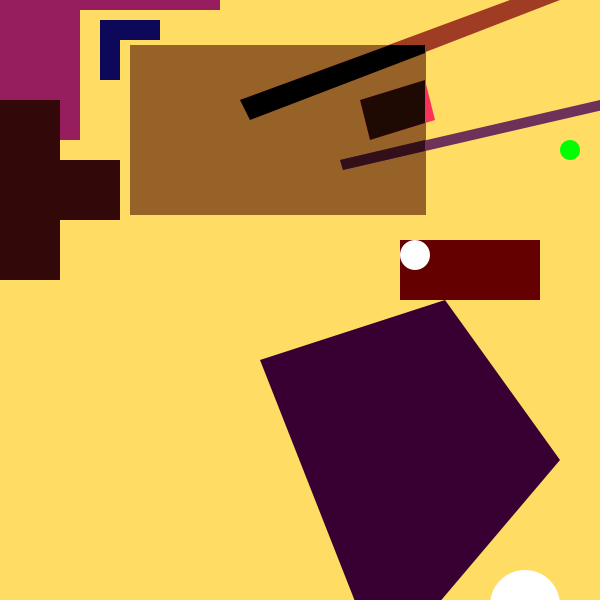
Frame 1 (no input)
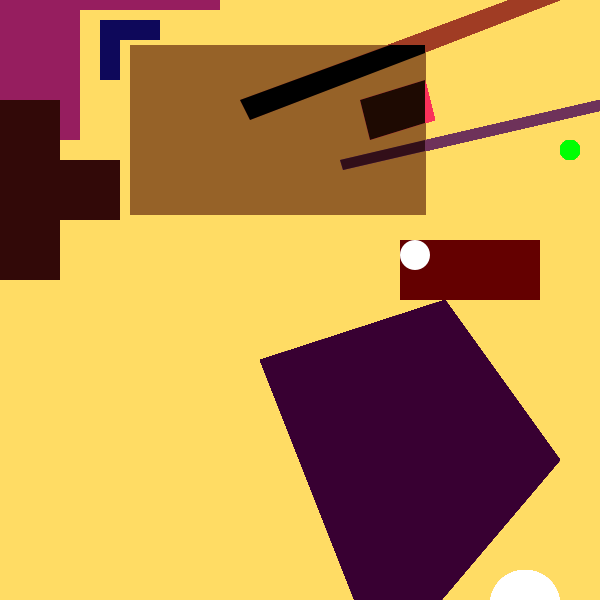
Frame 60 (the mouse pressed at the canvas centre just before this capture)
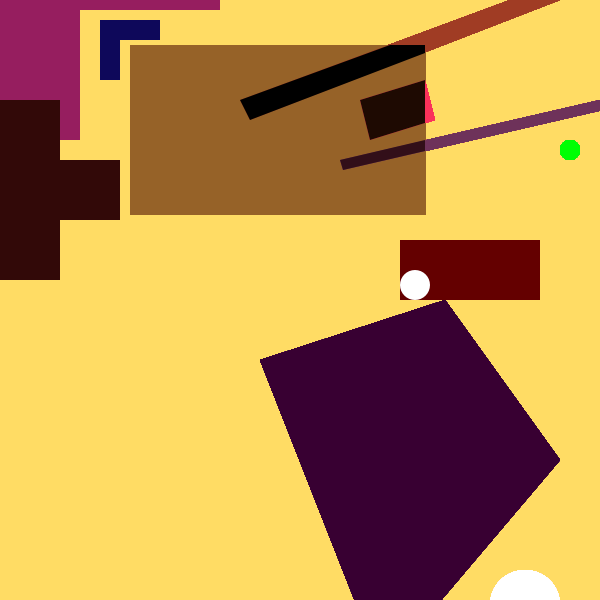
Frame 120 (the mouse held since frame 60 and released just before this capture)

The Processing sketch that drew these frames (run headless with seeded random() and noise(); from frame 60 on, the mouse is pressed at the canvas centre):

// Processing sketch: processing_14275
// ── processing_14275.pde

/*
int x =constrain(35,10,90);
int y =constrain(50,10,90);  
int z=constrain(91,10,90);
*/

int x = 525;
int y = 605; 
int radius = 70;


void setup(){
 size(600,600);  
 background(255,220,100);
  smooth();
 noStroke(); 
}


   
void draw(){

//cros1
fill(150,30,95);  
beginShape();  
 vertex(0,0);  
 vertex(220,0);  
 vertex(220,10);  
 vertex(80,10);  
 vertex(80,140);  
 vertex(0,140);  
 vertex(0,0);  
endShape();  


//cross2 
beginShape();  
fill(50,9,8);  
 vertex(0,100);  
 vertex(60,100);  
 vertex(60,160);  
 vertex(120,160);  
 vertex(120,220);  
 vertex(60,220);  
 vertex(60,280);  
 vertex(0,280);  
endShape();  

//r
 fill(14,8,90);
 if((keyPressed == true) && (key == 'a')) {
       
     beginShape();  
 vertex(80,10);  
 vertex(160,10);  
 vertex(160,45);  
 vertex(130,45);  
 vertex(130,80);  
 vertex(80,80);  
 vertex(80,10);  
endShape(); 
  } else { 
    
     beginShape();  
 vertex(100,20);  
 vertex(160,20);  
 vertex(160,40);  
 vertex(120,40);  
 vertex(120,80);  
 vertex(100,80);  
 vertex(100,20);  
 endShape();  
}  
 
//rect1
fill(150,98,40);  
rect(130,45,296,170);  
 
//1 
fill(160,60,36);  
beginShape();  
 vertex(240,100);  
 vertex(250,120);  
 vertex(560,0);  
 vertex(510,0);  
 vertex(240,100);  
endShape();  
//1 in rect1   
fill(0);  
beginShape();  
 vertex(240,100);  
 vertex(250,120);  
 vertex(425,53);  
 vertex(425,45);  
 vertex(390,45);  
 vertex(240,100);  
endShape();  

//2
fill(250,50,90);  
quad(360,100,425,80,435,120,370,140);  
//2 in rect1
fill(30,10,2);  
quad(360,100,425,80,425,123,370,140);  
   
//3   
fill(110,50,90);  
quad(340,160,600,100,603,110,343,170);  
//3 in rect1
fill(50,15,25);  
quad(340,160,425,140,425,151,343,170);  





//ellipse+++  
float check = dist(x,y,mouseX, mouseY);
if(check < radius){
  fill(120,50,10);
   radius++;
}else{ fill(255);}
ellipse(x,y,radius,radius);


//rect and moving ellipse
float mx = constrain(mouseX,415,525);
float my = constrain(mouseY,255,285);
 fill(100,0,0);  
 rect(400,240,140,60); 
 fill(255);
 ellipse(mx,my,30,30);
 
 
fill(56,0,50);  
quad(260,360,445,300,560,460,382,670);  

//
fill(0,255,3);  
ellipse(570,150,20,20);  

}
